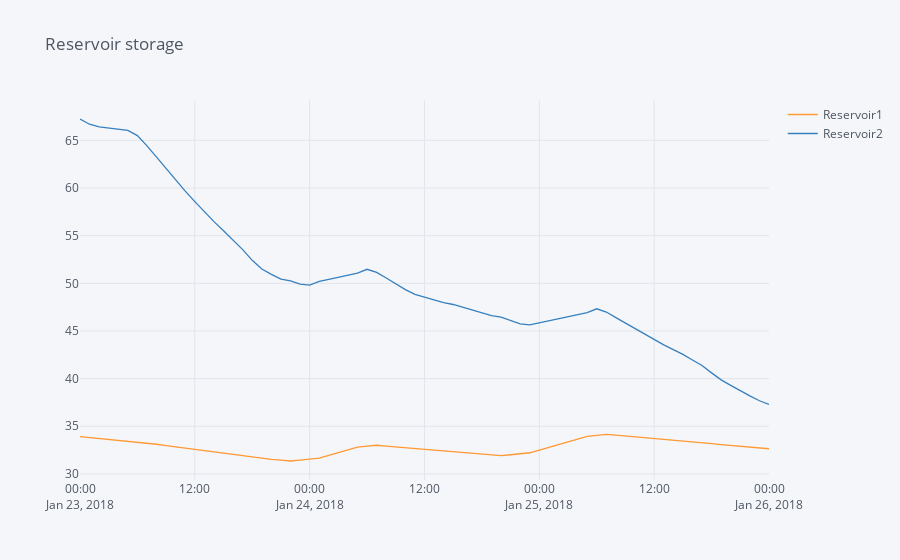
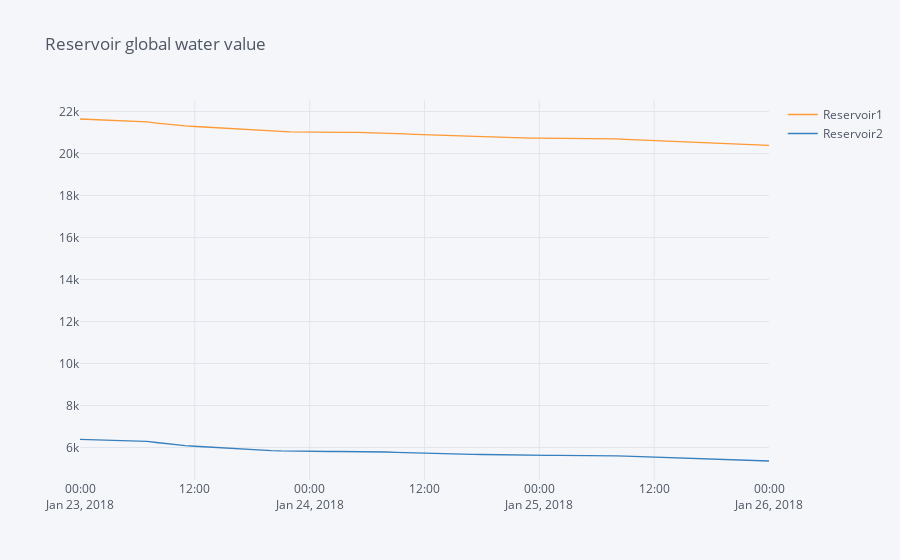

These figures' notebook cell, in order:
### Code cell
pd.DataFrame([rsv.storage.get().rename(rsv.get_name()) for rsv in shop.model.reservoir]).transpose().iplot(title="Reservoir storage")
pd.DataFrame([-rsv.water_value_global_result.get().rename(rsv.get_name()) for rsv in shop.model.reservoir]).transpose().iplot(title="Reservoir global water value")
